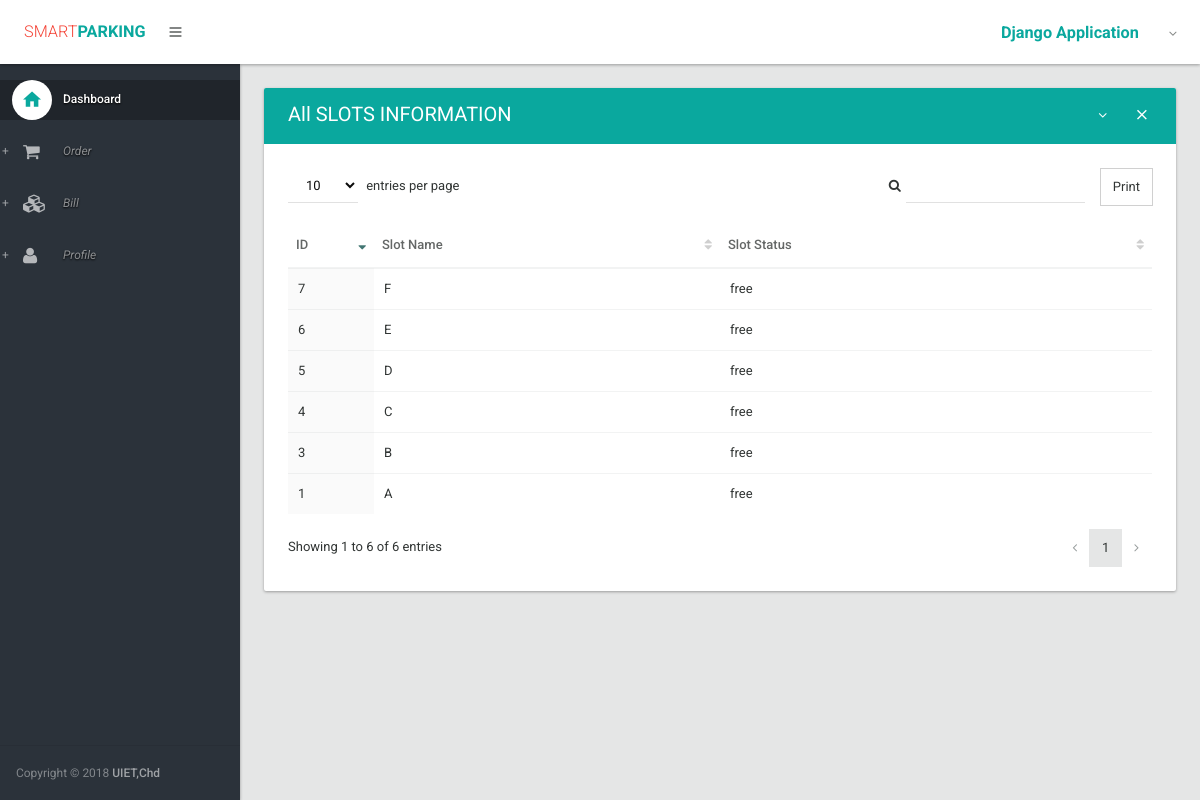
Screenshot of /all_slots/ with the database file from the repository.
### smart_parking/models.py (models this page shows, shortened)
class slot(models.Model):
	slot_name = models.CharField(max_length=200)
	slot_status = models.CharField(max_length=100,default='free')

### smart_parking/views.py (the view)
# urls.py: url(r'^all_slots/',all_slots, name='all_slots'),
def all_slots(request):
    a=slot.objects.all()
    return render(request,"all_slots.html",{'a': a})

### smart_parking/templates/all_slots.html (shortened to what this page needs)
{% extends 'layout.html' %}
	{% block body %}
	  <section>
                    <div class="section-body">
                        <div class="row">
                            <div class="col-lg-12">
                                <div class="card">
                                    <div class="card-head style-primary">
                                        <header>All SLOTS INFORMATION</header>
                                        <div class="tools">
                                            <a class="btn btn-icon-toggle btn-collapse"><i class="fa fa-angle-down"></i></a>
                                            <a class="btn btn-icon-toggle btn-close"><i class="md md-close"></i></a>
                                        </div>
                                    </div>
	 <div class="card-body">
                                        <div class="table-responsive">
                                            <table id="datatable2" class="table order-column hover">
                                                <thead>
                                                    <tr>
                                                        <th width="70px">ID</th>
                                                        <th>Slot Name</th>
                                                        <th width="50%">Slot Status</th>
                                                    </tr>
                                                </thead>
                                                <tbody>
                                                    {% for i in a %}
                                                        <tr class="gradeX">
                                                            <td>{{ i.id }}</td>
                                                            <td>{{ i.slot_name }}</td>
                                                            <td>{{ i.slot_status }}</td>
                                                        </tr>
                                                    {% endfor %}
                                                </tbody>
                                            </table>
                                        </div>
                                    </div>
                                        </div>
                                </div>
                            </div>
                        </div>
                    </div>
	{% endblock %}

### smart_parking/templates/layout.html (shortened to what this page needs)
{% load staticfiles %}
<!DOCTYPE html>
<html lang="en">
	<head>
		<link type="text/css" rel="stylesheet" href="{% static 'css/bootstrap.css' %}" />
		<link type="text/css" rel="stylesheet" href="{% static 'css/materialadmin.css' %}" />
		<link type="text/css" rel="stylesheet" href="{% static 'css/font-awesome.min.css' %}" />
		<link type="text/css" rel="stylesheet" href="{% static 'css/material-design-iconic-font.min.css' %}" />
        <link type="text/css" rel="stylesheet" href="{% static 'css/libs/DataTables/jquery.dataTables.css' %}" />
		<link type="text/css" rel="stylesheet" href="{% static 'css/libs/DataTables/extensions/dataTables.colVis.css' %}" />
		<link type="text/css" rel="stylesheet" href="{% static 'css/libs/DataTables/extensions/dataTables.tableTools.css' %}" />
        <link type="text/css" rel="stylesheet" href="{% static 'css/libs/select2/select2.css' %}" />
        <link type="text/css" rel="stylesheet" href="{% static 'css/print.css' %}" />
	</head>
	<body class="menubar-pin menubar-hoverable header-fixed ">
		<header id="header" >
			<div class="headerbar">
				<div class="headerbar-left">
					<ul class="header-nav header-nav-options">
						<li class="header-nav-brand" >
							<div class="brand-holder">
								<a href="{% url 'home' %}">
									<span class="text-lg text-light text-danger">SMART</span><span class="text-lg text-bold text-primary">PARKING</span>
								</a>
							</div>
						</li>
						<li>
							<a class="btn btn-icon-toggle menubar-toggle" data-toggle="menubar" href="javascript:void(0);">
								<i class="fa fa-bars"></i>
							</a>
						</li>
					</ul>
				</div>
				<div class="headerbar-right">
					<ul class="header-nav header-nav-profile">
						<li class="dropdown">
							<a href="javascript:void(0);" class="dropdown-toggle ink-reaction" data-toggle="dropdown">
								<span class="profile-info">
									<h4 class="text-lg text-bold text-primary">Django Application</h4>
								</span>
							</a>
						</li>
					</ul>
				</div>
			</div>
		</header>
		<div id="base">
			<div id="content">
                {% block body %}
                {% endblock %}
			</div>
			<div id="menubar" class="menubar-inverse ">
				<div class="menubar-scroll-panel">
					<ul id="main-menu" class="gui-controls">
						<li>
							<a href="{% url 'home' %}" class="active">
								<div class="gui-icon"><i class="md md-home"></i></div>
								<span class="title">Dashboard</span>
							</a>
						</li>
						<li class="gui-folder">
							<a>
								<div class="gui-icon"><i class="fa fa-shopping-cart"></i></div>
								<span class="title">Order</span>
							</a>
						</li>
						<li class="gui-folder">
							<a href="{% url 'show' %}">
								<div class="gui-icon"><i class="fa fa-cubes"></i></div>
								<span class="title">Bill</span>
							</a>
						</li>
						<li class="gui-folder">
							<a>
								<div class="gui-icon"><i class="fa fa-user"></i></div>
								<span class="title">Profile</span>
							</a>
						</li>
					</ul>
					<div class="menubar-foot-panel">
						<small class="no-linebreak hidden-folded">
							<span class="opacity-75">Copyright &copy; {% now "Y" %}</span> <strong>UIET,Chd</strong>
						</small>
					</div>
				</div>
			</div>
	</body>
</html>

### rows the page displays
slot: id "1", slot_name "A", slot_status "free"
slot: id "3", slot_name "B", slot_status "free"
slot: id "4", slot_name "C", slot_status "free"
slot: id "5", slot_name "D", slot_status "free"
slot: id "6", slot_name "E", slot_status "free"
slot: id "7", slot_name "F", slot_status "free"
